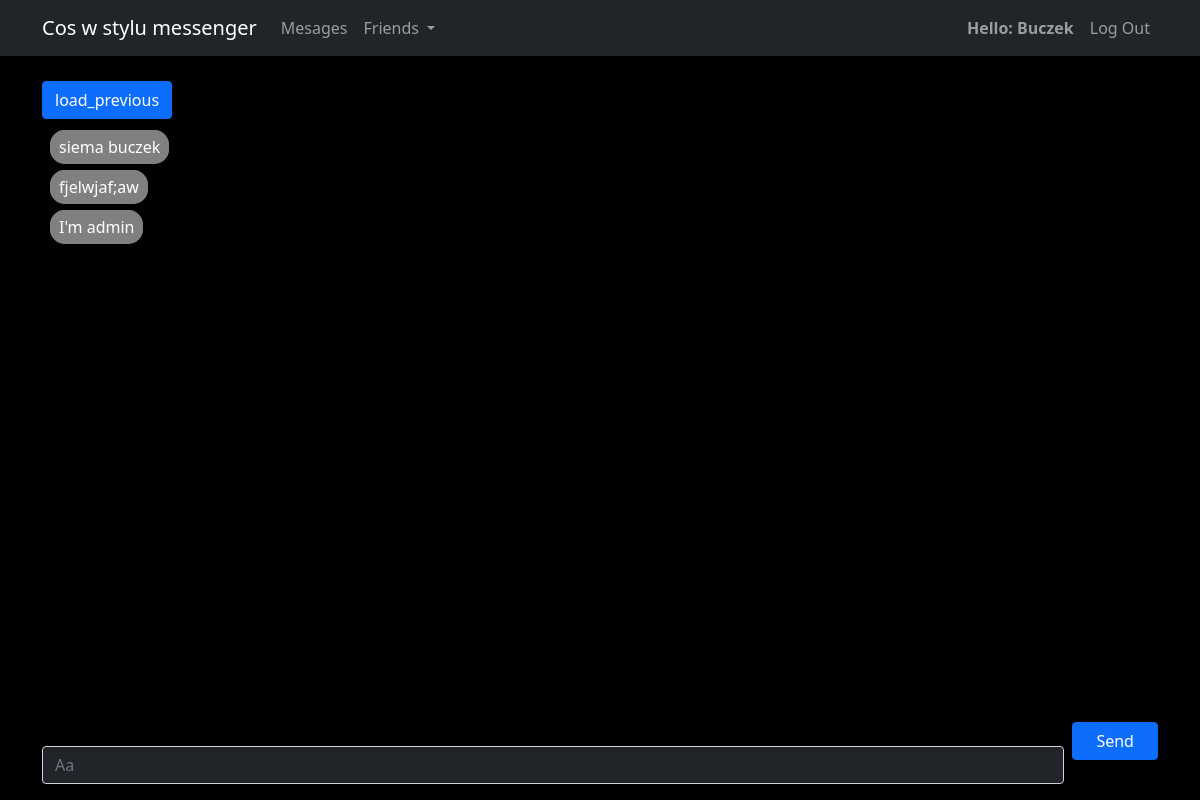
The page /2 (signed in) on the database its author committed.
### message/models.py (models this page shows, shortened)
class Message(models.Model):
    text = models.TextField()
    from_user = models.ForeignKey(
        User, on_delete=models.CASCADE, related_name='from_user')
    to_user = models.ForeignKey(
        User, on_delete=models.CASCADE, related_name='to_user')
    send_of = models.DateTimeField(auto_now=True)

### message/views.py (the view, shortened to what this page needs)
# urls.py: path('', views.Message_user_view.as_view(), name='view'),
class Message_user_view(LoginRequiredMixin, generic.CreateView):
    template_name = 'message/message_view.html'
    form_class = forms.Message_form
    def get_context_data(self, **kwargs):
        context = super().get_context_data(**kwargs)
        context['users'] = User.objects.exclude(username=self.request.user.username)
        to_user = to_user_make(self)
        if to_user:
            message_list = models.Message.objects.filter(
                Q(to_user=self.request.user, from_user=to_user) |
                Q(from_user=self.request.user, to_user=to_user)
            ).order_by('-pk')[0:30]
            context["message"] = message_list[::-1]
            context['to_user'] = to_user
        return context

### message/forms.py
class Message_form(forms.ModelForm):
    class Meta():
        model = models.Message
        fields = ('text',)
        labels = {
            'text':''
        }
        widgets = {
            'text': forms.TextInput(attrs={
                'type':'text',
                'class': 'text_message bg-dark text-white',
                'rows': '1',
                'onkeydown': 'pressed(event)',
                'placeholder': 'Aa',
                'autocomplete':'off1'
            }),
        }

### message/views.py (called while the page is built, shortened)
def to_user_make(self):
    if self.kwargs.get('pk'):
        return User.objects.get(pk=self.kwargs.get('pk'))

### message/templates/message/message_view.html (shortened to what this page needs)
{% extends 'base.html' %}
{% load static %}
{% load django_bootstrap5 %}
{% block content %}
<div class="container-md" onload="to_down()">
  <div class="message_div">
    <h3 id='previous'><button class='btn btn-primary' onclick='addPrevious()'>load_previous</button></h3>
    <table class="table table-borderless message_table" id='message_table'>
      {% if message %}
        {% for mess in message %}
          <tr>
            {% if mess.from_user == user%}
              <td class="col-sm-6 to_left"></td>
              <td class="col-sm-6 to_right"><span class='text_border_r'>{{mess.text}}</span></td>
            {% else %}
              <td class="col-sm-6 to_left"><span class='text_border_l'>{{mess.text}}</span></td>
              <td class="col-sm-6 to_right"></td>
            {% endif %}
          </tr>
        {% endfor %}
      {% endif %}
    </table>
  </div>
  <div class='container-md fixed-bottom dark_color'>
    <form method="post" id='post_message'>
        <div class='row g-2'>
          <div class="col-9 col-md-11 col-sm-10">
            {% bootstrap_form form%}
          </div>
          <div class='col-3 col-md-1 col-sm-2'>
            <input type="button" value="Send" class="btn btn-primary send_button" onclick = 'send()'>
          </div>
      </div>
      </form>
  </div>
</div>
{% endblock content %}

### templates/base.html (shortened to what this page needs)
{% load static %}
<!DOCTYPE html>
<html lang="en">
  <head>
    <link
      rel="stylesheet"
      href="https://cdn.jsdelivr.net/npm/bootstrap@5.0.2/dist/css/bootstrap.min.css"
    />
    <link rel="stylesheet" href="{% static 'css/master.css' %}" />
  </head>
  <body class='dark_color'>
    <nav class="navbar navbar-expand-lg navbar-dark bg-dark fixed-top">
      <div class="container-md">
        <a class="navbar-brand" href="#">Cos w stylu messenger</a>
        <div class="collapse navbar-collapse" id="collapsibleNavId">
          <ul class="navbar-nav me-auto mt-2 mt-lg-0">
            {% if user.is_authenticated %}
            <li class="nav-item">
              <a class="nav-link" href="{% url 'message:view' %}">Mesages</a>
            </li>
            <li class="nav-item dropdown">
              <a class="nav-link dropdown-toggle" href="#" id="navbarDropdownMenuLink" role="button" data-bs-toggle="dropdown" aria-expanded="false">
                Friends
              </a>
            </li>
            {% endif %}
          {% if user.is_authenticated %}
          </ul>
          <ul class='navbar-nav mt-2 mt-lg-0'>
            <li class="nav-item">
              <a class="nav-link" href="#"><b>Hello: {{user.username}}</b></a>
            </li>
            <li class="nav-item">
              <a class="nav-link" href="{% url 'accounts:logout' %}">Log Out</a>
            </li>
          </ul>
          {% endif %}
        </div>
      </nav>
    {% block content %} {% endblock content %}
  </body>
</html>

### static/css/master.css (style rules this page uses)
.to_right { text-align: right; background-color: black; color: white; }
.to_left { text-align: left; background-color: black; color: white; }
.message_div { margin-top: 80px; margin-bottom: 60px; }
.send_button { min-width: 100%; text-align: center; }
.dark_color { background-color: black; }
.text_border_l { border: grey 4px solid; background-color: grey; border-radius: 15px; padding: 5px; padding-top: 2px; padding-bottom: 2px; }
tr, table { border-style: none; }

### rows shown on the page
Message: text "siema buczek"
Message: text "fjelwjaf;aw"
Message: text "I'm admin"

### other values the page prints
{{ user.username }} "Buczek"
